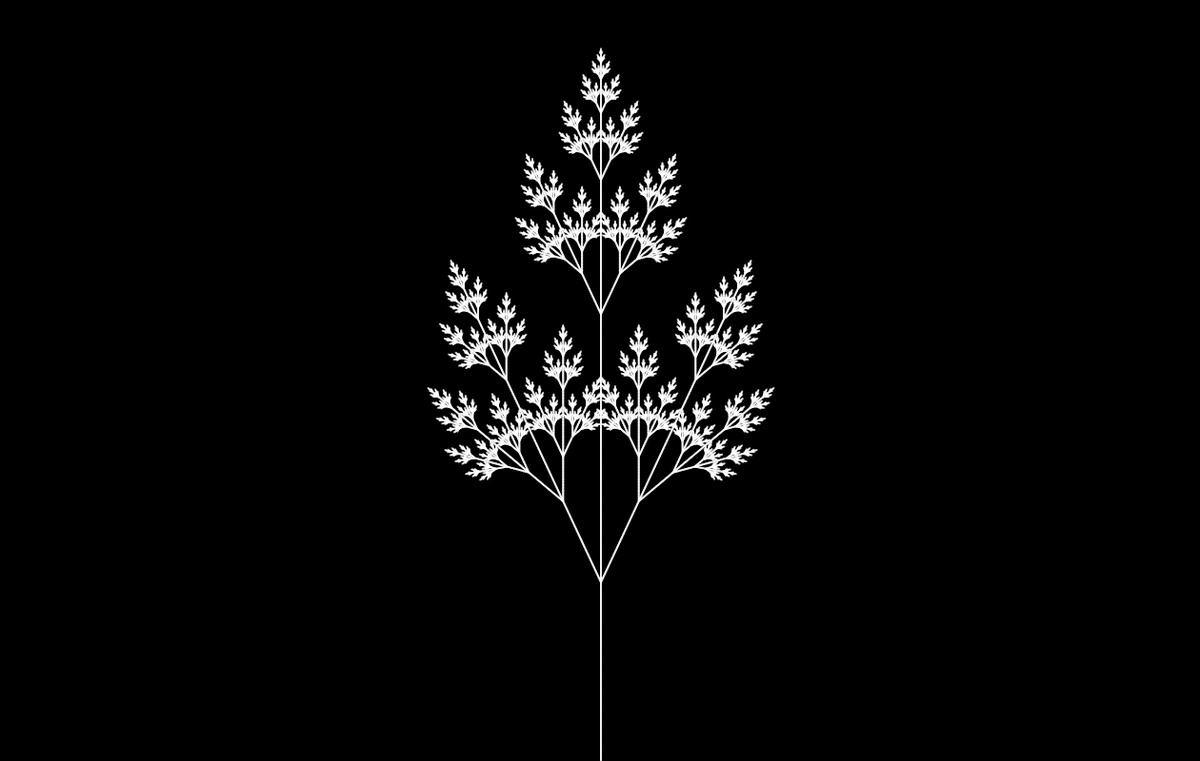
Frame 1 (no input)
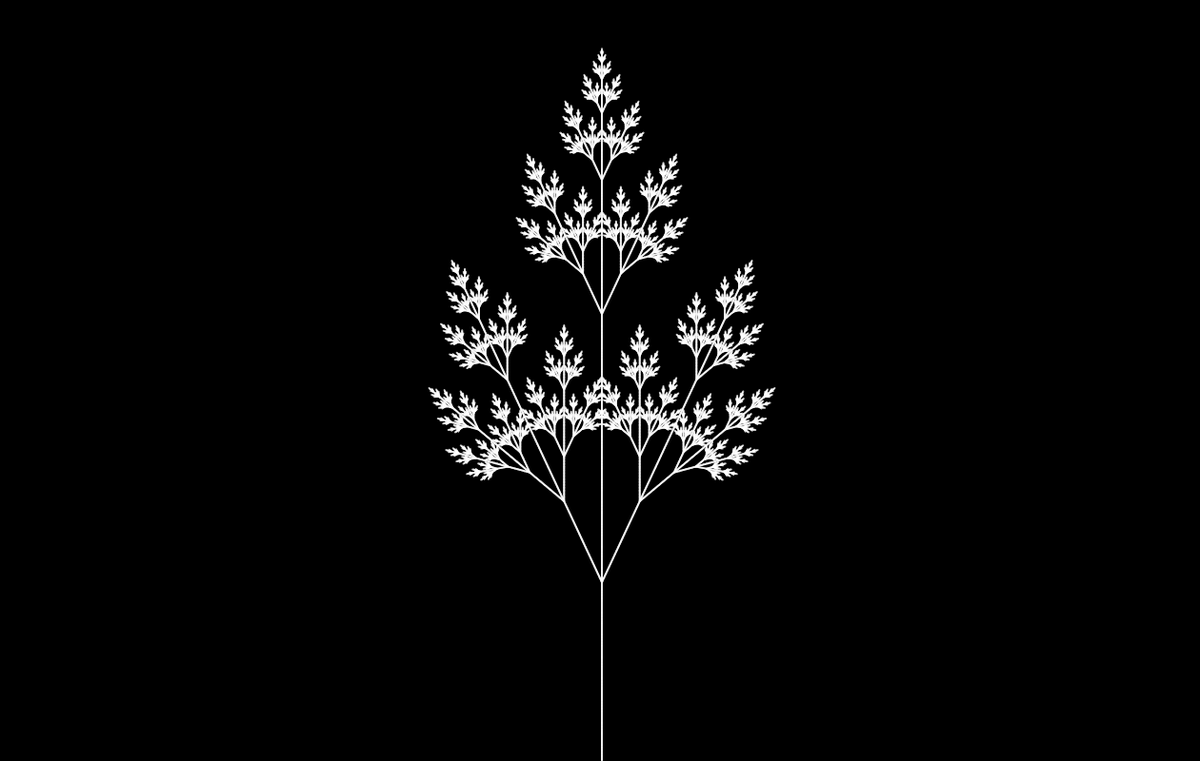
Frame 2 (the mouse pressed at the canvas centre, redrawn once)

The p5.js sketch that drew these frames (run headless with seeded random() and noise() and a simulated clock; the mouse was pressed at the canvas centre and the sketch redrawn once):

// p5.js sketch
// ── sketch.js
// Variables: A, B
// Axiom: A
// Rules: (A –> AB), (B -> A)

var angle;
var length = 100;
var rules = [];
var trees = [];
var numberOfTrees = 1;

rules[0] = {
  initial: "F",
  final: "FF"
}
rules[1] = {
  initial: "X",
  final: "F[+X][-X]FX"
}

function setup() {
  angle = radians(25);
  createCanvas(1260, 800);
  background(0);
  for (var i = 0; i < numberOfTrees; i += 1) {
    // For more than one tree use (width / numberOfTrees)
    trees[i] = new tree((width / 2), height, length, angle, rules);
  }
  noLoop();
}

function draw() {
  background(0);
  //Loop through the trees and update their position
  for (var i = 0; i < numberOfTrees; i += 1) {
    trees[i].update();
    if (trees[i].x > width + (width/numberOfTrees)) {
      trees[i] = new tree(-(width / numberOfTrees), height, length, angle, rules);
    }
  }
}

// ── tree.js
class tree {

  constructor(x, height, length, angle, rules) {
    this.length = length;
    this.angle = angle;
    this.axiom = "X";
    this.sentence = this.axiom;
    this.generations = 8;
    this.rules = rules;
    this.x = x;
    this.y = height;
    resetMatrix();
    translate(this.x, this.y);
    for (var i = 0; i < this.generations; i += 1) {
      this.generate();
    }
  }

  update() {
    this.x += 1;
    resetMatrix();
    translate(this.x, this.y);
    stroke(255, 200)
    strokeWeight(2);
    this.turtle();
  }

  generate() {
    this.length *= 0.59;
    var nextSentence = "";
    for (var i = 0; i < this.sentence.length; i += 1) {
      var currentChar = this.sentence.charAt(i);
      var found = false;
      for (var j = 0; j < this.rules.length; j += 1) {
        if (currentChar == this.rules[j].initial) {
          nextSentence += this.rules[j].final;
          found = true;
          break;
        }
      }
      if (!found) {
        nextSentence += currentChar;
      }
    }
    this.sentence = nextSentence;
    this.turtle();
  }

  turtle() {
    resetMatrix();
    translate(this.x, this.y);
    for (var i = 0; i < this.sentence.length; i += 1) {
      var currentChar = this.sentence.charAt(i);
      if (currentChar == 'F') {
        line(0, 0, 0, -this.length);
        translate(0, -this.length);
      } else if (currentChar == "+") {
        rotate(this.angle);
      } else if (currentChar == '-') {
        rotate(-this.angle);
      } else if (currentChar == '[') {
        push();
      } else if (currentChar == ']') {
        pop();
      }
    }
  }
}
